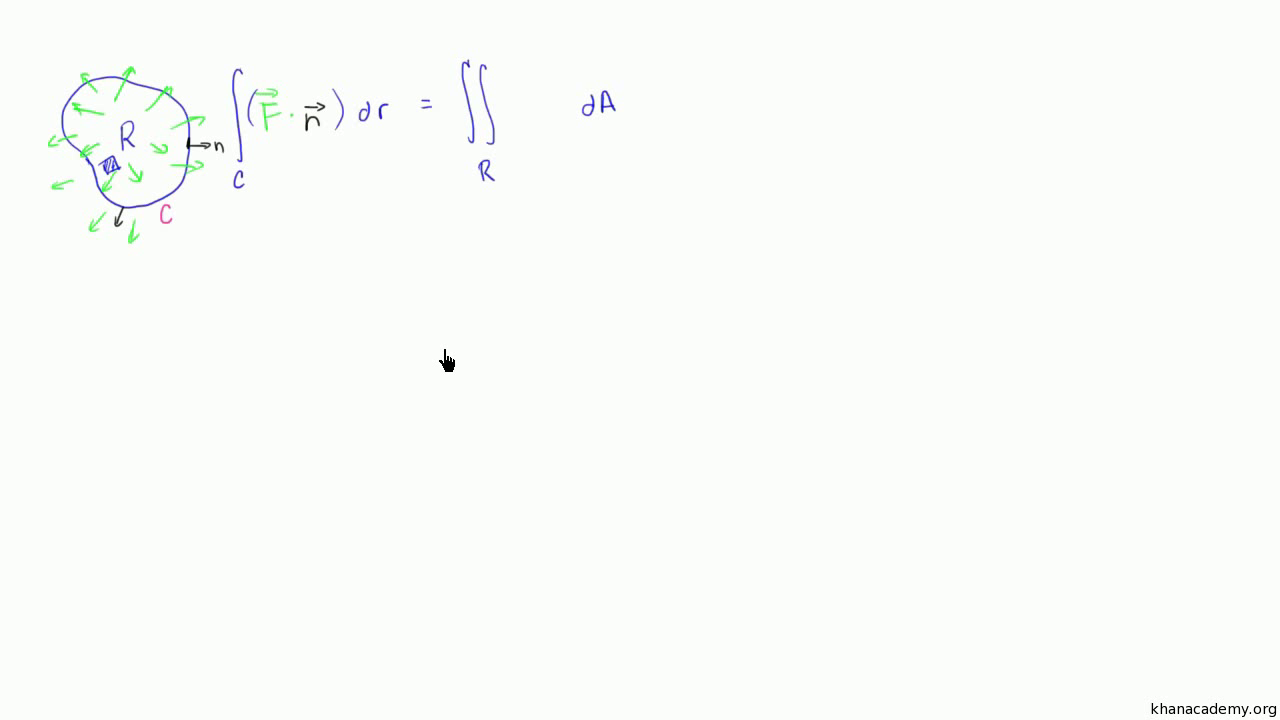
#> input picture Scripts/temp/capture_093779ms.png, 1280 x 720 px, found by its file name; its folder holds only this picture in this run
$ python emphasize.py temp   (Python 2 division)   (older library calls are emulated)
#> lines starting #> are read from the running program, lines starting #| are printed output that depends on the picture
### Scripts/processframe.py
#!/usr/bin/env python
import numpy as np
import matplotlib.pyplot as plt
import matplotlib.image as mpimg
import cv2
import logging
from PIL import Image
import sys
import scipy as sp
from itertools import cycle
import util
import math
from nltk.tbl import template

logging.basicConfig(stream=sys.stderr, level=logging.DEBUG)
BLACK_BG_THRESHOLD = 50
BLACK_BG_VAR_THRESHOLD = 255
WHITE_BG_THRESHOLD = 225

# [11 lines left out: functions xcut, ycut, not called in this run]

def importantregion(gray_img, path=None, index=0):
    sift = cv2.SIFT(1000, 3, 0.12, 12)
    kp, d = sift.detectAndCompute(gray_img, None)
    if (path != None):
        img_kp_img = cv2.drawKeypoints(gray_img, kp, None, (255, 0, 0), 0)
        cv2.imwrite(path + "\\object_features" + ("%06i" % index) + ".jpg", img_kp_img)

    pointsx = []
    pointsy = []
    if len(kp) > 0:
        for point in kp:
            pointsx.append(point.pt[0])
            pointsy.append(point.pt[1])

        minx = np.floor(np.amin(pointsx))
        miny = np.floor(np.amin(pointsy))
        maxx = np.ceil(np.amax(pointsx))
        maxy = np.ceil(np.amax(pointsy))
    else:
        minx = -1
        miny = -1
        maxx = -1
        maxy = -1

    return minx, miny, maxx, maxy

# [11 lines of commented-out code are left out]

    return

# [41 lines left out: functions fit_mask_to_img, highlight, not called in this run]

def removetemplate(gray_img, gray_obj, M):
    # [20 lines left out: function removetemplate, not called in this run]
def subtractlogo(frame, logo, is_black, bgcolor):
    # [24 lines left out: function subtractlogo, not called in this run]
def fgmask(image, is_black=True, threshold=BLACK_BG_THRESHOLD, var_threshold=255):
    # [10 lines left out: function fgmask, not called in this run]

def fgbbox(mask):
    # [9 lines left out: function fgbbox, not called in this run]
def maskimage_white(image, mask):
    # [6 lines left out: function maskimage_white, not called in this run]
def maskimage(image, mask):
    # [4 lines left out: function maskimage, not called in this run]
def alphaimage(image, mask):
    # [12 lines left out: function alphaimage, not called in this run]

def expandmask(mask, width=10):
    # [5 lines left out: function expandmask, not called in this run]
def subtractobject(image, objmask, M, emptycolor=0):
    # [12 lines left out: function subtractobject, not called in this run]


def find_template_ctr(frame, template, threshold = 0.8):
    # [11 lines left out: function find_template_ctr, not called in this run]
def find_best_match_inside(img, obj):
    # [19 lines left out: function find_best_match_inside, not called in this run]
def find_object_appx(img, obj, thres=-1):
    # [42 lines left out: function find_object_appx, not called in this run]
def find_object_appx_thres(img, obj, thres=None):
    # [58 lines left out: function find_object_appx_thres, not called in this run]
def drawKeypointClusters(img, n_kp, labels):
    # [8 lines left out: function drawKeypointClusters, not called in this run]
def isgoodmatch(M):
    # [13 lines left out: function isgoodmatch, not called in this run]
def find_object_exact_inside(img, template, threshold=0.20):
    # [29 lines left out: function find_object_exact_inside, not called in this run]
def find_object_exact(fgimg, obj, threshold = 2.0):
    # [38 lines left out: function find_object_exact, not called in this run]
# [11 lines of commented-out code are left out]

def get_newobj_and_mask(image_and_mask, objlist):
    # [29 lines left out: function get_newobj_and_mask, not called in this run]
def getnewobj(image, objlist):
    # [24 lines left out: function getnewobj, not called in this run]
def croptofg(fgimg, fgmask):
    # [14 lines left out: function croptofg, not called in this run]
def drawMatches(img1, img2, k1, k2, matches, maxline=100):
    # [17 lines left out: function drawMatches, not called in this run]
def whiteout(threshimg, tlx, tly, brx, bry):
    # [5 lines left out: function whiteout, not called in this run]
def bgfill(img, tlx, tly, brx, bry):
    # [6 lines left out: function bgfill, not called in this run]
def cropimage(img, tlx, tly, brx, bry):
    img2 = img[tly:bry+1, tlx:brx+1]
    return img2

def numfgpix_mit(gray_frame):
    return (gray_frame < 200).sum()

def numfgpix_khan(gray_frame):
    # [4 lines left out: function numfgpix_khan, not called in this run]
def removebg_mit(gray_frame):
    # [5 lines left out: function removebg_mit, not called in this run]
def removebg_khan(gray_frame):
    # [5 lines left out: function removebg_khan, not called in this run]
def numfgpix_thresh(gray, is_black=True, fgthres=BLACK_BG_THRESHOLD):
    # [9 lines left out: function numfgpix_thresh, not called in this run]
def numfgpix(img, bgcolor):
    # [11 lines left out: function numfgpix, not called in this run]
def removebackground(gray_img, gray_bgsample, thres=50):
    # [16 lines left out: function removebackground, not called in this run]

def calculate_size(size_image1, size_image2, H):
  # [23 lines left out: function calculate_size, not called in this run]
def stitch_images(previmage, curimage, is_black=True):
  # [47 lines left out: function stitch_images, not called in this run]
def panorama(list_of_frames, is_black=True):
  # [8 lines left out: function panorama, not called in this run]

def writetext(img, text, bottomleft, fontscale=10.0, color=(0, 0, 0)):
    cv2.putText(img, text, bottomleft, cv2.FONT_HERSHEY_PLAIN, fontscale, color)
    return img


def get_diff_objimg(start_img, end_img, x1,y1, x2,y2):
    # [20 lines left out: function get_diff_objimg, not called in this run]

if __name__ == "__main__":
    src = cv2.imread("udacity1_capture.png", 0)  # 3 channel BGR image
    dest = src.copy()
    dest[src < 200] = 0
    dest[src >= 200] = 255
    cv2.imwrite("udactiy1_bg.png", dest)
    cv2.imshow("display", dest)
    cv2.waitKey(0)


### Scripts/emphasize.py
#!/usr/bin/env python
import numpy as np
import cv2
import sys
import processframe as pf
from matplotlib import pyplot as plt
import os

if __name__ == "__main__":

    dir_path = sys.argv[1]
    filelist = os.listdir(sys.argv[1])
    imagefiles = []
    for filename in filelist:
        if ".png" in filename:
            imagefiles.append(filename)

    gray_objs = []

    processed_path = dir_path + "\\emph"
    if not os.path.exists(processed_path):
        os.makedirs(processed_path)
    temp_path = dir_path+"\\objects"
    if not os.path.exists(temp_path):
        os.makedirs(temp_path)


    for i in range(0, len(imagefiles)):
        print "image " , i
        img_path1 = dir_path + "\\" + imagefiles[i]
        img1 = cv2.imread(img_path1)
#> img1 is the input picture: shape (720, 1280, 3); mean B, G, R 249.3, 252.3, 250.1

        gray_img1 = cv2.imread(img_path1, 0)
        gray_img1_pc = gray_img1.copy()

        h,w = gray_img1.shape
        index = 0
        for gray_obj in gray_objs:
            print "object ", index
            M = pf.find_object_appx_thres(gray_img1_pc, gray_obj)
            if M == None:
                index += 1
                continue
            gray_img1_pc = pf.removetemplate(gray_img1_pc, gray_obj, M)
            cv2.imwrite(temp_path + "\\temp"+("%06i" % i)+"_"+("%06i" % index)+".jpg", gray_img1_pc)
            index += 1
#> after the loop, index = 0

        #find important object in img
        tlx, tly, brx, bry = pf.importantregion(gray_img1_pc, temp_path, len(gray_objs))
#> in importantregion, `kp, d = sift.detectAndCompute(gray_img, None)`: kp = 136 keypoints; strongest (x, y, size): (440, 361, 2.1), (306, 129, 2.1), (188, 145, 3.6), (216, 149, 2)
#> the loop in importantregion, `for point in kp:` made 136 passes
#> point on passes 1 to 8: keypoint at (69.6, 99), size 1.9, keypoint at (69.6, 99), size 1.9, keypoint at (87.5, 160), size 2.5, keypoint at (87.5, 160), size 2.5, keypoint at (92, 165.7), size 1.9, keypoint at (99.4, 169.8), size 5.1, keypoint at (104.6, 168.9), size 2.1, keypoint at (107.4, 198.8), size 1.9
#> after the loop in importantregion, `for point in kp:`: pointsx = 136 values from 69.55 to 1272.2; pointsy = 136 values, max 712.9 at index 129, min 65.18 at index 73, mean 272.8
#> in importantregion, `minx = np.floor(np.amin(pointsx))`: minx = 69
#> in importantregion, `miny = np.floor(np.amin(pointsy))`: miny = 65
#> in importantregion, `maxx = np.ceil(np.amax(pointsx))`: maxx = 1273
#> in importantregion, `maxy = np.ceil(np.amax(pointsy))`: maxy = 713
#> tlx = 69; tly = 65; brx = 1273; bry = 713
        if tlx < 0: #no important region, save entire image
            cv2.imwrite(processed_path+"\\capture"+("%06i" % i)+".jpg", img1)
        else:
            tlx = int(max(0, tlx-25))
#> tlx = 44
            tly = int(max(0, tly-25))
#> tly = 40
            brx = int(min(brx+25, w))
#> brx = 1280
            bry = int(min(bry+25, h))
#> bry = 720
            #print tlx, tly, brx, bry
            gray_obj1 = pf.cropimage(gray_img1_pc, tlx, tly, brx, bry)
#> in cropimage, `return img2`:
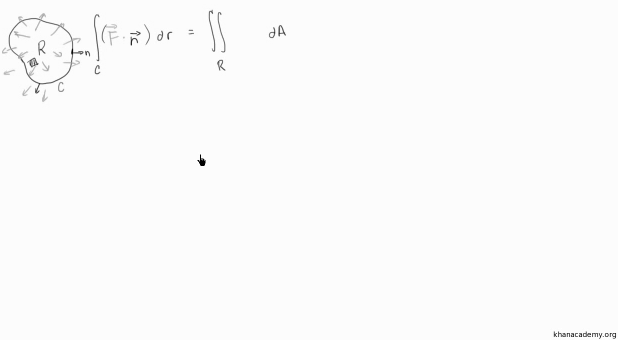
#> img2: shape (680, 1236) (shown at 1/2 size); min 0, max 255, mean 251.1
            gray_objs.append(gray_obj1)
            cv2.imwrite(temp_path+"\\object" + ("%06i" % len(gray_objs))+".jpg", gray_obj1)
            obj1 = pf.cropimage(img1, tlx, tly, brx, bry)
            img = img1.copy()
            img[:,:,0] = gray_img1
            img[:,:,1] = gray_img1
            img[:,:,2] = gray_img1
            img[tly:bry, tlx:brx] = obj1
            cv2.rectangle(img, (tlx,tly), (brx,bry), (0,0,255), 3)
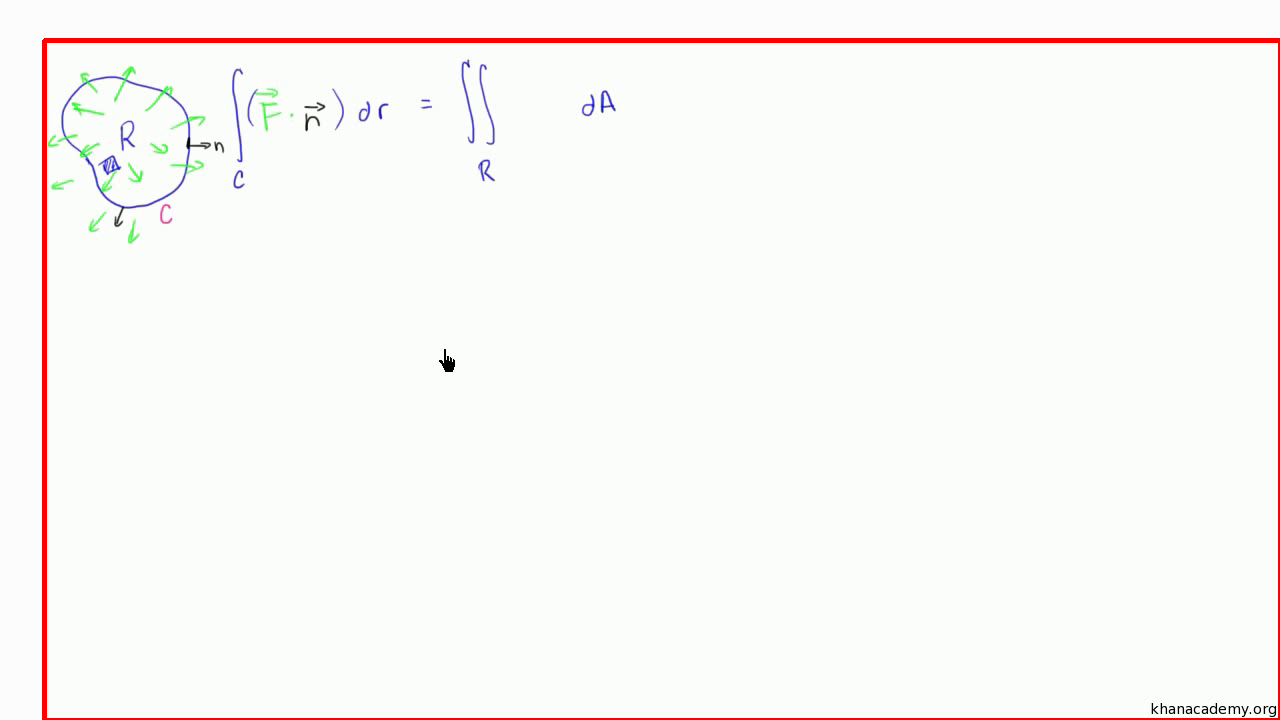
#> img: shape (720, 1280, 3); mean B, G, R 245.9, 248.5, 250.2

            cv2.imwrite(processed_path+"\\capture"+("%06i" % i)+".jpg", img)

$ run again, on Scripts/temp/capture_498300ms.png
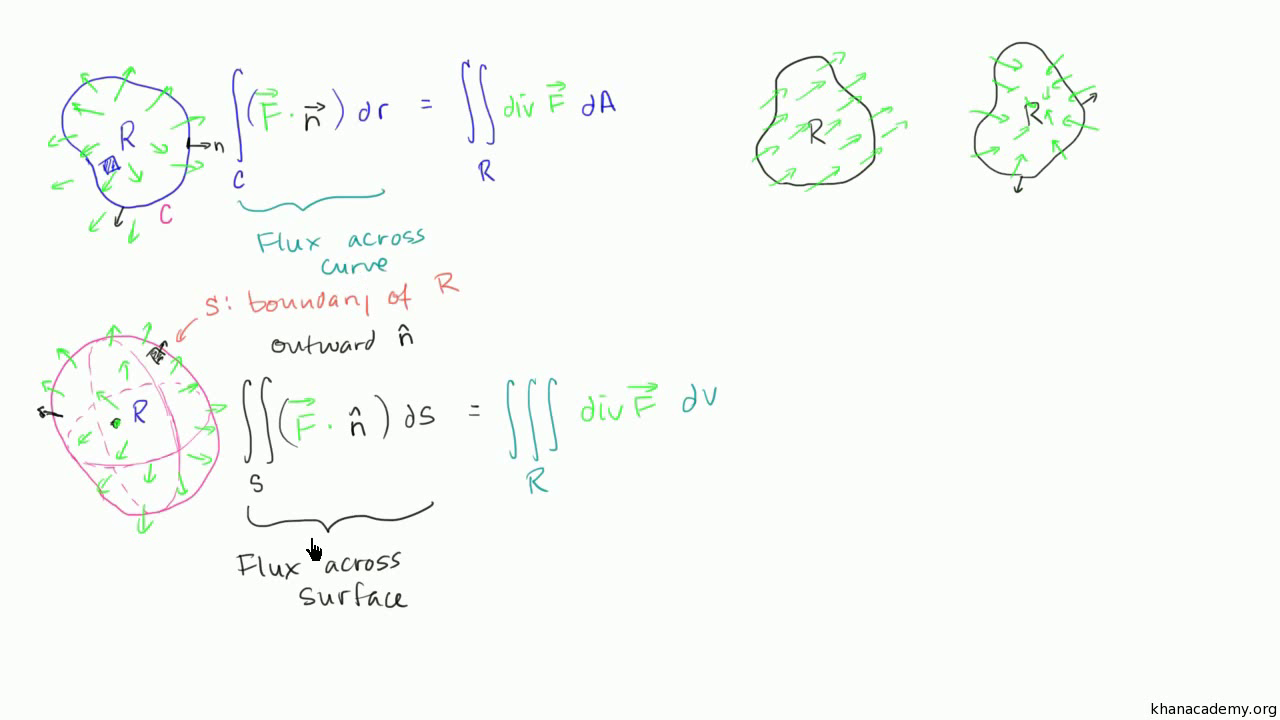
#> input picture Scripts/temp/capture_498300ms.png, 1280 x 720 px, found by its file name
#> img1 is the input picture: shape (720, 1280, 3); mean B, G, R 246.9, 250.5, 247.6
#> after the loop `for gray_obj in gray_objs:`: index = 0
#> kp = 525 keypoints; strongest (x, y, size): (315, 554, 8.9), (307, 550, 2.1), (353, 434, 2.1), (61, 416, 1.9)
#> the loop in importantregion, `for point in kp:` made 525 passes
#> point on passes 1 to 3: keypoint at (38, 412.4), size 1.8, keypoint at (38.6, 409.4), size 2.2, keypoint at (38.6, 409.4), size 2.2
#> after the loop in importantregion, `for point in kp:`: pointsx = 525 values from 38.04 to 1272.2; pointsy = 525 values, max 712.9 at index 518, min 62.55 at index 453, mean 350.1
#> minx = 38
#> miny = 62
#> maxx = 1273
#> maxy = 713
#> `tlx, tly, brx, bry = pf.importantregion(gray_img1_pc, temp_path, len(g..`: tlx = 38; tly = 62; brx = 1273; bry = 713
#> `tlx = int(max(0, tlx-25))`: tlx = 13
#> `tly = int(max(0, tly-25))`: tly = 37
#> `brx = int(min(brx+25, w))`: brx = 1280
#> `bry = int(min(bry+25, h))`: bry = 720
#> in cropimage (call 2), `return img2`:
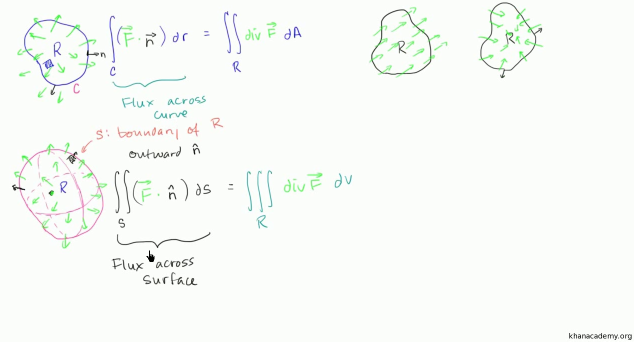
#> img2: shape (683, 1267, 3) (shown at 1/2 size); mean B, G, R 246.7, 250.3, 247.4
#> `cv2.rectangle(img, (tlx,tly), (brx,bry), (0,0,255), 3)`:
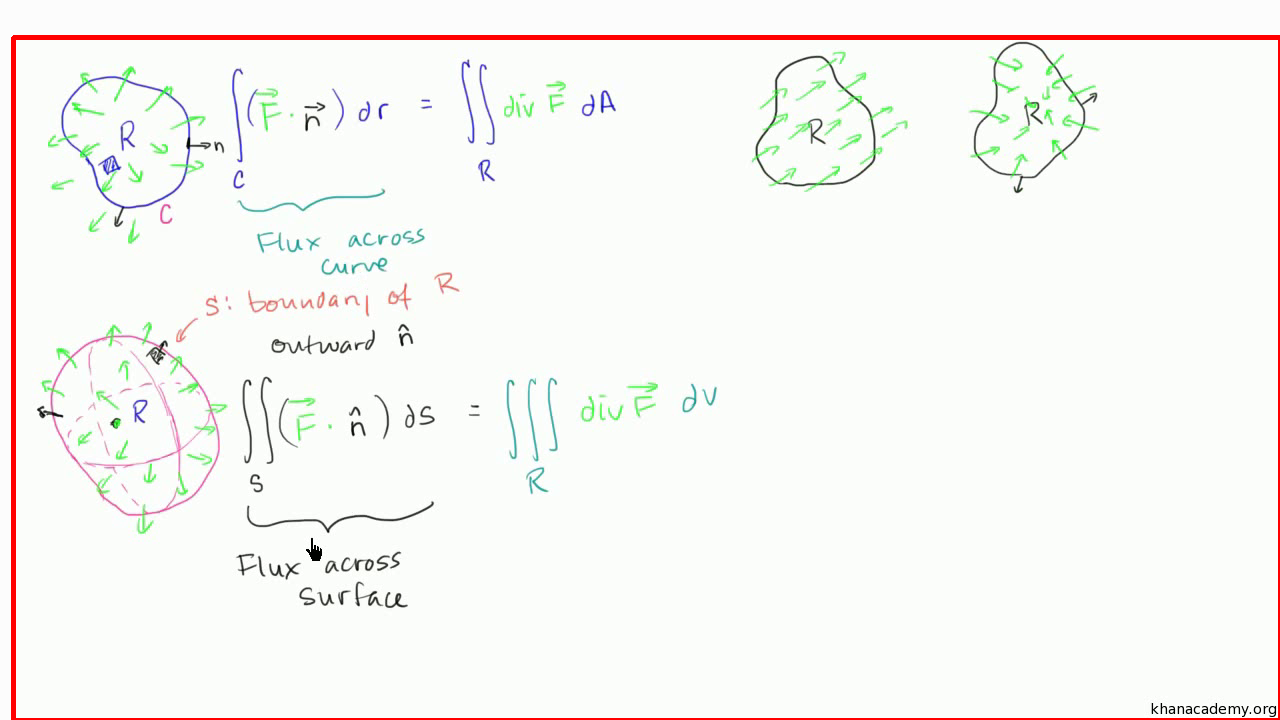
#> img: shape (720, 1280, 3); mean B, G, R 243.3, 246.7, 247.7
